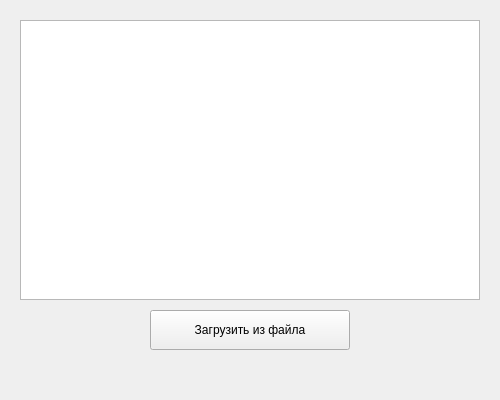
<?xml version="1.0" encoding="UTF-8"?>
<ui version="4.0">
 <class>MainWindow</class>
 <widget class="QMainWindow" name="MainWindow">
  <property name="geometry"><rect><x>0</x><y>0</y><width>500</width><height>400</height></rect></property>
  <widget class="QWidget" name="centralwidget">
   <widget class="QListWidget" name="list">
    <property name="geometry"><rect><x>20</x><y>20</y><width>460</width><height>280</height></rect></property>
   </widget>
   <widget class="QPushButton" name="load">
    <property name="geometry"><rect><x>150</x><y>310</y><width>200</width><height>40</height></rect></property>
    <property name="text"><string>Загрузить из файла</string></property>
   </widget>
   <widget class="QLabel" name="load_error">
    <property name="geometry"><rect><x>20</x><y>360</y><width>460</width><height>20</height></rect></property>
    <property name="styleSheet"><string>color: red;</string></property>
    <property name="alignment"><set>Qt::AlignCenter</set></property>
   </widget>
  </widget>
 </widget>
 <resources/>
</ui>
